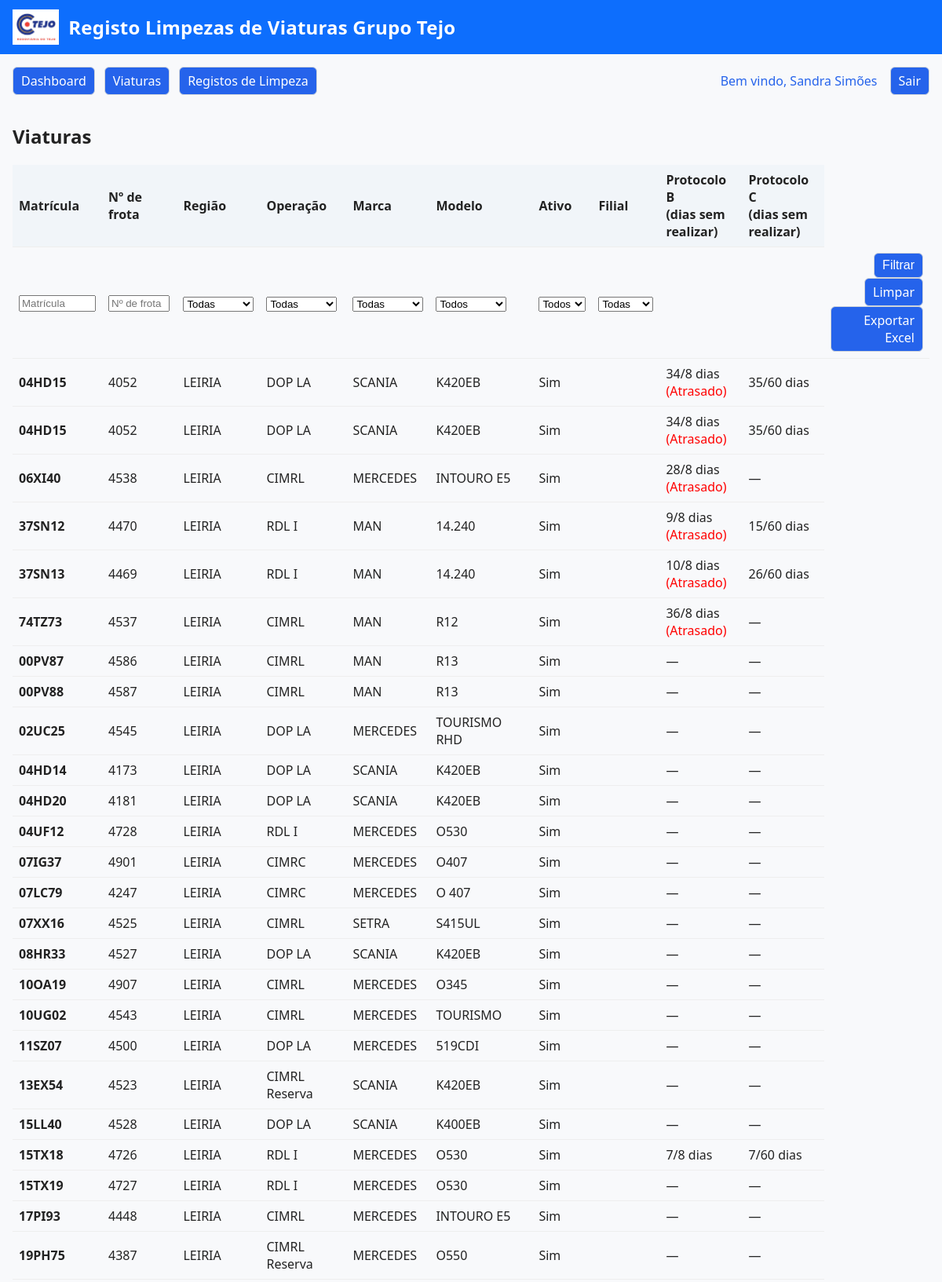
Page /viaturas (signed in, upper part) on the committed database.
### tables this page shows
CREATE TABLE funcionarios (
            id INTEGER PRIMARY KEY AUTOINCREMENT,
            username   TEXT UNIQUE NOT NULL,
            password   TEXT NOT NULL,         -- hash de password bcrypt/werkzeug
            nome       TEXT,
            role       TEXT DEFAULT 'leitura',
            ativo      INTEGER DEFAULT 1,
            criado_em  TEXT DEFAULT CURRENT_TIMESTAMP
        , dop TEXT, regiao TEXT, email TEXT, empresa TEXT);

CREATE TABLE viaturas (
            id INTEGER PRIMARY KEY AUTOINCREMENT,
            matricula     TEXT NOT NULL UNIQUE,
            -- Campos “novos” pedidos para CSV:
            numero_frota  TEXT,
            regiao        TEXT,
            operacao      TEXT,
            marca         TEXT,
            modelo        TEXT,
            -- Campos “antigos” que possam existir noutros ecrãs:
            descricao     TEXT,
            filial        TEXT,
            num_frota     TEXT,
            ativo         INTEGER DEFAULT 1,
            criado_em     TEXT DEFAULT CURRENT_TIMESTAMP
        , tipo_protocolo TEXT, limpeza_validada INTEGER DEFAULT 0, verificacao_limpeza TEXT DEFAULT NULL);

### app.py (the view, shortened to what this page needs)
@app.route("/viaturas", methods=["GET", "POST"])
@login_required
@require_perm("viaturas:view")
def viaturas():
    conn = get_conn()
    cur = conn.cursor()
    ph = sql_placeholder(conn)
    q_matricula = (request.args.get("matricula") or "").strip()
    q_num_frota = (request.args.get("num_frota") or "").strip()
    f_regiao = (request.args.get("regiao") or "").strip()
    f_operacao = (request.args.get("operacao") or "").strip()
    f_marca = (request.args.get("marca") or "").strip()
    f_modelo = (request.args.get("modelo") or "").strip()
    f_tipo = (request.args.get("tipo_protocolo") or "").strip()
    f_ativo = (request.args.get("ativo") or "").strip()
    f_filial = (request.args.get("filial") or "").strip()
    if session.get("role") in ("gestor", "operador"):
        cur.execute(f"SELECT regiao FROM funcionarios WHERE id={ph}", (session.get("user_id"),))
        row = cur.fetchone()
        regiao_user = (row["regiao"] or "").strip() if row else ""
        if regiao_user:
            f_regiao = regiao_user
    if not f_ativo:
        f_ativo = "1"
    where = ["1=1"]
    params = []
    if q_matricula:
        where.append(f"v.matricula LIKE {ph}"); params.append(f"%{q_matricula}%")
    if q_num_frota:
        where.append(f"(v.numero_frota = {ph} OR v.num_frota = {ph})"); params.extend([q_num_frota, q_num_frota])
    if f_regiao:
        where.append(f"COALESCE(v.regiao,'') = {ph}"); params.append(f_regiao)
    if f_operacao:
        where.append(f"COALESCE(v.operacao,'') = {ph}"); params.append(f_operacao)
    if f_marca:
        where.append(f"COALESCE(v.marca,'') = {ph}"); params.append(f_marca)
    if f_modelo:
        where.append(f"COALESCE(v.modelo,'') = {ph}"); params.append(f_modelo)
    if f_tipo:
        where.append(f"COALESCE(v.tipo_protocolo,'') = {ph}"); params.append(f_tipo)
    if f_ativo in ("0", "1"):
        where.append(f"v.ativo = {ph}"); params.append(int(f_ativo))
    if f_filial:
        where.append(f"COALESCE(v.filial,'') = {ph}"); params.append(f_filial)
    cur.execute(f"""
        WITH last AS (
          SELECT r.*
          FROM registos_limpeza r
          JOIN (
            SELECT viatura_id, MAX(datetime(data_hora)) AS ult
            FROM registos_limpeza GROUP BY viatura_id
          ) m ON m.viatura_id=r.viatura_id AND datetime(r.data_hora)=m.ult
        ),
        verificados AS (
          SELECT viatura_id, COUNT(*) AS n
          FROM registos_limpeza
          WHERE verificacao_limpeza IS NOT NULL AND TRIM(verificacao_limpeza) <> ''
          GROUP BY viatura_id
        )
        SELECT v.id, v.matricula, v.descricao, v.filial,
               COALESCE(v.numero_frota, v.num_frota) AS num_frota,
               v.regiao, v.operacao, v.marca, v.modelo, v.tipo_protocolo, v.ativo,
               l.local AS ultima_local, l.hora_inicio, l.hora_fim,
               f.username AS ultima_user
        FROM viaturas v
        LEFT JOIN last l ON l.viatura_id = v.id
        LEFT JOIN funcionarios f ON f.id = l.funcionario_id
        LEFT JOIN verificados ver ON ver.viatura_id = v.id
        WHERE { " AND ".join(where) }
        ORDER BY v.filial, v.matricula
    """, params)
    vs = [dict(row) for row in cur.fetchall()]
    cur.execute("SELECT id, nome, frequencia_dias FROM protocolos WHERE UPPER(nome) IN ('PROTOCOLO B', 'PROTOCOLO C')")
    protocolos_bc = {r["nome"].upper(): dict(r) for r in cur.fetchall()}
    hoje = date.today()
    for v in vs:
        v["tem_atraso"] = False
        for nome in ("PROTOCOLO B", "PROTOCOLO C"):
            prot = protocolos_bc.get(nome)
            if not prot:
                v[f"dias_{nome.replace(' ', '_').lower()}"] = None
                v[f"freq_{nome.replace(' ', '_').lower()}"] = None
                continue
            cur.execute(f"""
                SELECT MAX(date(r.data_hora)) as ult
                FROM registos_limpeza r
                WHERE r.viatura_id={ph} AND r.protocolo_id={ph}
            """, (v["id"], prot["id"]))
            ult = cur.fetchone()["ult"]
            if ult:
                dias = (hoje - datetime.fromisoformat(ult).date()).days
            else:
                dias = None
            v[f"dias_{nome.replace(' ', '_').lower()}"] = dias
            v[f"freq_{nome.replace(' ', '_').lower()}"] = prot["frequencia_dias"]
            if dias is not None and prot["frequencia_dias"] is not None and dias > prot["frequencia_dias"]:
                v["tem_atraso"] = True
    vs = sorted(vs, key=lambda v: (not v["tem_atraso"], v["matricula"]))
    def _opts(col):
        cur.execute(f"SELECT DISTINCT {col} AS v FROM viaturas WHERE {col} IS NOT NULL AND TRIM({col})<>'' ORDER BY 1")
        return [r["v"] for r in cur.fetchall()]
    filtros = {
        "regiao": _opts("regiao"),
        "operacao": _opts("operacao"),
        "marca": _opts("marca"),
        "modelo": _opts("modelo"),
        "tipo_protocolo": _opts("tipo_protocolo"),
        "filial": _opts("filial"),
    }
    conn.close()
    return render_template("viaturas.html", viaturas=vs, filtros=filtros, signature=APP_SIGNATURE)

### app.py (called while the page is built)
def get_conn():
    db_url = os.environ.get("DATABASE_URL")
    if db_url and psycopg2:
        conn = psycopg2.connect(db_url, cursor_factory=psycopg2.extras.RealDictCursor)
        return conn
    else:
        conn = sqlite3.connect(DB_PATH)
        conn.row_factory = sqlite3.Row
        return conn

def is_postgres(conn):
    return hasattr(conn, "server_version")  # True para psycopg2, False para sqlite3

def sql_placeholder(conn):
    return "%s" if is_postgres(conn) else "?"

def login_required(fn):
    from functools import wraps
    @wraps(fn)
    def wrapper(*args, **kwargs):
        if not session.get("user_id"):
            return redirect(url_for("login"))
        return fn(*args, **kwargs)
    return wrapper

def normalize_role(role: str) -> str:
    r = (role or "leitura").lower().strip()
    return r if r in PERMISSIONS else "leitura"

def has_perm(role: str, perm: str) -> bool:
    role = normalize_role(role)
    perms = PERMISSIONS.get(role, set())
    if "*" in perms: return True
    if perm in perms: return True
    if ":" in perm and (perm.split(":",1)[0] + ":*") in perms: return True
    return False

def user_can(perm: str) -> bool:
    return has_perm(normalize_role(session.get("role")), perm)

def require_perm(perm: str):
    from functools import wraps
    def deco(fn):
        @wraps(fn)
        def wrapper(*args, **kwargs):
            if not session.get("user_id"):
                return redirect(url_for("login"))
            if not user_can(perm):
                flash("Sem permissões para esta ação.", "danger")
                return redirect(url_for("sem_permissao"))
            return fn(*args, **kwargs)
        return wrapper
    return deco

@app.context_processor
def inject_can():
    return {
        "can": user_can,
        "signature": APP_SIGNATURE,
        "app_title": APP_TITLE,
    }

### templates/viaturas.html (shortened to what this page needs)
{% extends "base.html" %}
{% block content %}
<h2>Viaturas</h2>
<table>
  <thead>
    <tr>
      <th>Matrícula</th>
      <th>Nº de frota</th>
      <th>Região</th>
      <th>Operação</th>
      <th>Marca</th>
      <th>Modelo</th>
      <th>Ativo</th>
      <th>Filial</th>
      <th>Protocolo B<br>(dias sem realizar)</th>
      <th>Protocolo C<br>(dias sem realizar)</th>
    </tr>
    <tr>
      <form method="get">
        <td><input type="text" name="matricula" placeholder="Matrícula" value="{{ request.args.get('matricula','') }}" style="width:90px;"></td>
        <td><input type="text" name="num_frota" placeholder="Nº de frota" value="{{ request.args.get('num_frota','') }}" style="width:70px;"></td>
        <td>
          <select name="regiao" style="width:90px;">
            <option value="">Todas</option>
          </select>
        </td>
        <td>
          <select name="operacao" style="width:90px;">
            <option value="">Todas</option>
          </select>
        </td>
        <td>
          <select name="marca" style="width:90px;">
            <option value="">Todas</option>
          </select>
        </td>
        <td>
          <select name="modelo" style="width:90px;">
            <option value="">Todos</option>
          </select>
        </td>
        <td>
          <select name="ativo" style="width:60px;">
            <option value="">Todos</option>
          </select>
        </td>
        <td>
          <select name="filial" style="width:70px;">
            <option value="">Todas</option>
          </select>
        </td>
        <td colspan="2"></td>
        <td colspan="11" style="text-align:right;">
          <button class="btn" type="submit">Filtrar</button>
          <a class="btn" href="{{ url_for('viaturas') }}">Limpar</a>
          <a class="btn" href="{{ url_for('exportar_viaturas_csv') }}?{{ request.query_string.decode() }}">Exportar Excel</a>
        </td>
      </form>
    </tr>
  </thead>
  <tbody>
    {% for v in viaturas %}
    <tr {% if v.limpa_hoje and v.limpeza_repetida %}style="background-color:#ffcccc;"{% endif %}>
      <td><b>{{ v.matricula }}</b></td>
      <td>{{ v.num_frota or "" }}</td>
      <td>{{ v.regiao or "" }}</td>
      <td>{{ v.operacao or "" }}</td>
      <td>{{ v.marca or "" }}</td>
      <td>{{ v.modelo or "" }}</td>
      <td>{{ "Sim" if v.ativo else "Não" }}</td>
      <td>{{ v.filial or "" }}</td>
      <td>
        {% set dias_b = v.dias_protocolo_b %}
        {% set freq_b = v.freq_protocolo_b %}
        {% if dias_b is not none %}
          {{ dias_b }}{% if freq_b %}/{{ freq_b }} dias{% endif %}
          {% if freq_b and dias_b > freq_b %}
            <span style="color:red;">(Atrasado)</span>
          {% endif %}
        {% else %}
          —
        {% endif %}
      </td>
      <td>
        {% set dias_c = v.dias_protocolo_c %}
        {% set freq_c = v.freq_protocolo_c %}
        {% if dias_c is not none %}
          {{ dias_c }}{% if freq_c %}/{{ freq_c }} dias{% endif %}
        {% else %}
          —
       {% endif %}
      </td>
    </tr>
    {% endfor %}
  </tbody>
</table>
{% endblock %}

### templates/base.html (shortened to what this page needs)
<!doctype html>
<html lang="pt">
<head>
</head>
<body>
  <header class="app-header">
    <div class="app-title" style="display:flex;align-items:center;gap:12px;">
      <img src="{{ url_for('static', filename='logo.jpg') }}" alt="Logo" style="height:45px;max-width:85px;">
      {{ app_title or 'registo de Limpezas grupo Tejo' }}
    </div>
  </header>
  <nav style="display:flex;gap:12px;padding:16px 16px 0 16px;align-items:center;">
    <a class="btn btn-primary" href="{{ url_for('home') }}">Dashboard</a>
    <a class="btn btn-primary" href="{{ url_for('viaturas') }}">Viaturas</a>
    <a class="btn btn-primary" href="{{ url_for('registos') }}">Registos de Limpeza</a>
    <span style="margin-left:auto;display:flex;align-items:center;gap:1rem;">
      {% if session.get('user_id') %}
        <span style="font-weight:500;color:#2563eb;">
          Bem vindo,
          {% if session.get('nome') %}
            {{ session.get('nome') }}
          {% else %}
            {{ session.get('username') }}
          {% endif %}
        </span>
      {% endif %}
      <a class="btn btn-danger" href="{{ url_for('logout') }}">Sair</a>
    </span>
  </nav>
  <main>
    {% block content %}{% endblock %}
  </main>
</body>
</html>

### templates/base.html (style rules this page uses)
html, body { height: 100%; }
body { min-height: 100vh; display: flex; flex-direction: column; margin: 0; font-family: system-ui, Segoe UI, Roboto, sans-serif; background: #f8f9fb; color: #222; }
header.app-header { background: #0d6efd; color: #fff; padding: 12px 16px; }
.app-title { font-weight: 700; font-size: 1.5rem; letter-spacing: .2px; }
main { flex: 1; padding: 16px; }
a.btn, button.btn { padding: 6px 10px; border: 1px solid #cfd4da; border-radius: 6px; background: #fff; cursor: pointer; }
.btn-primary { background: #0d6efd; color: #fff; border-color: #0d6efd; }
.btn-danger { background: #dc3545; color: #fff; border-color: #dc3545; }
table { width: 100%; border-collapse: collapse; }
th, td { padding: 8px; border-bottom: 1px solid #eee; text-align: left; }
thead th { background: #f1f5f9; }
.btn, .btn-primary { color: #fff !important; background: #2563eb !important; border: none; padding: 8px 18px; font-size: 1rem; border-radius: 6px; cursor: pointer; text-decoration: none; display: inline-block; }

### rows in the picture
funcionarios: get "Sandra Simões"
viaturas: matricula "04HD15", num_frota "4052", regiao "LEIRIA", operacao "DOP LA", marca "SCANIA", modelo "K420EB", ativo "Sim", dias_b "34", freq_b "8", shows "(Atrasado)", dias_c "35", freq_c "60"
viaturas: matricula "06XI40", num_frota "4538", regiao "LEIRIA", operacao "CIMRL", marca "MERCEDES", modelo "INTOURO E5", ativo "Sim", dias_b "28", freq_b "8", shows "(Atrasado)"
viaturas: matricula "37SN12", num_frota "4470", regiao "LEIRIA", operacao "RDL I", marca "MAN", modelo "14.240", ativo "Sim", dias_b "9", freq_b "8", shows "(Atrasado)", dias_c "15", freq_c "60"
viaturas: matricula "37SN13", num_frota "4469", regiao "LEIRIA", operacao "RDL I", marca "MAN", modelo "14.240", ativo "Sim", dias_b "10", freq_b "8", shows "(Atrasado)", dias_c "26", freq_c "60"
viaturas: matricula "74TZ73", num_frota "4537", regiao "LEIRIA", operacao "CIMRL", marca "MAN", modelo "R12", ativo "Sim", dias_b "36", freq_b "8", shows "(Atrasado)"
viaturas: matricula "00PV87", num_frota "4586", regiao "LEIRIA", operacao "CIMRL", marca "MAN", modelo "R13", ativo "Sim"
viaturas: matricula "00PV88", num_frota "4587", regiao "LEIRIA", operacao "CIMRL", marca "MAN", modelo "R13", ativo "Sim"
viaturas: matricula "02UC25", num_frota "4545", regiao "LEIRIA", operacao "DOP LA", marca "MERCEDES", modelo "TOURISMO RHD", ativo "Sim"
viaturas: matricula "04HD14", num_frota "4173", regiao "LEIRIA", operacao "DOP LA", marca "SCANIA", modelo "K420EB", ativo "Sim"
viaturas: matricula "04HD20", num_frota "4181", regiao "LEIRIA", operacao "DOP LA", marca "SCANIA", modelo "K420EB", ativo "Sim"
viaturas: matricula "04UF12", num_frota "4728", regiao "LEIRIA", operacao "RDL I", marca "MERCEDES", modelo "O530", ativo "Sim"
viaturas: matricula "07IG37", num_frota "4901", regiao "LEIRIA", operacao "CIMRC", marca "MERCEDES", modelo "O407", ativo "Sim"
viaturas: matricula "07LC79", num_frota "4247", regiao "LEIRIA", operacao "CIMRC", marca "MERCEDES", modelo "O 407", ativo "Sim"
viaturas: matricula "07XX16", num_frota "4525", regiao "LEIRIA", operacao "CIMRL", marca "SETRA", modelo "S415UL", ativo "Sim"
viaturas: matricula "08HR33", num_frota "4527", regiao "LEIRIA", operacao "DOP LA", marca "SCANIA", modelo "K420EB", ativo "Sim"
viaturas: matricula "10OA19", num_frota "4907", regiao "LEIRIA", operacao "CIMRL", marca "MERCEDES", modelo "O345", ativo "Sim"
viaturas: matricula "10UG02", num_frota "4543", regiao "LEIRIA", operacao "CIMRL", marca "MERCEDES", modelo "TOURISMO", ativo "Sim"
viaturas: matricula "11SZ07", num_frota "4500", regiao "LEIRIA", operacao "DOP LA", marca "MERCEDES", modelo "519CDI", ativo "Sim"
viaturas: matricula "13EX54", num_frota "4523", regiao "LEIRIA", operacao "CIMRL Reserva", marca "SCANIA", modelo "K420EB", ativo "Sim"
viaturas: matricula "15LL40", num_frota "4528", regiao "LEIRIA", operacao "DOP LA", marca "SCANIA", modelo "K400EB", ativo "Sim"
viaturas: matricula "15TX18", num_frota "4726", regiao "LEIRIA", operacao "RDL I", marca "MERCEDES", modelo "O530", ativo "Sim", dias_b "7", freq_b "8", dias_c "7", freq_c "60"
viaturas: matricula "15TX19", num_frota "4727", regiao "LEIRIA", operacao "RDL I", marca "MERCEDES", modelo "O530", ativo "Sim"
viaturas: matricula "17PI93", num_frota "4448", regiao "LEIRIA", operacao "CIMRL", marca "MERCEDES", modelo "INTOURO E5", ativo "Sim"
viaturas: matricula "19PH75", num_frota "4387", regiao "LEIRIA", operacao "CIMRL Reserva", marca "MERCEDES", modelo "O550", ativo "Sim"

### other values in the picture
{{ app_title or 'registo de Limpezas grupo Tejo' }} "Registo Limpezas de Viaturas Grupo Tejo"
